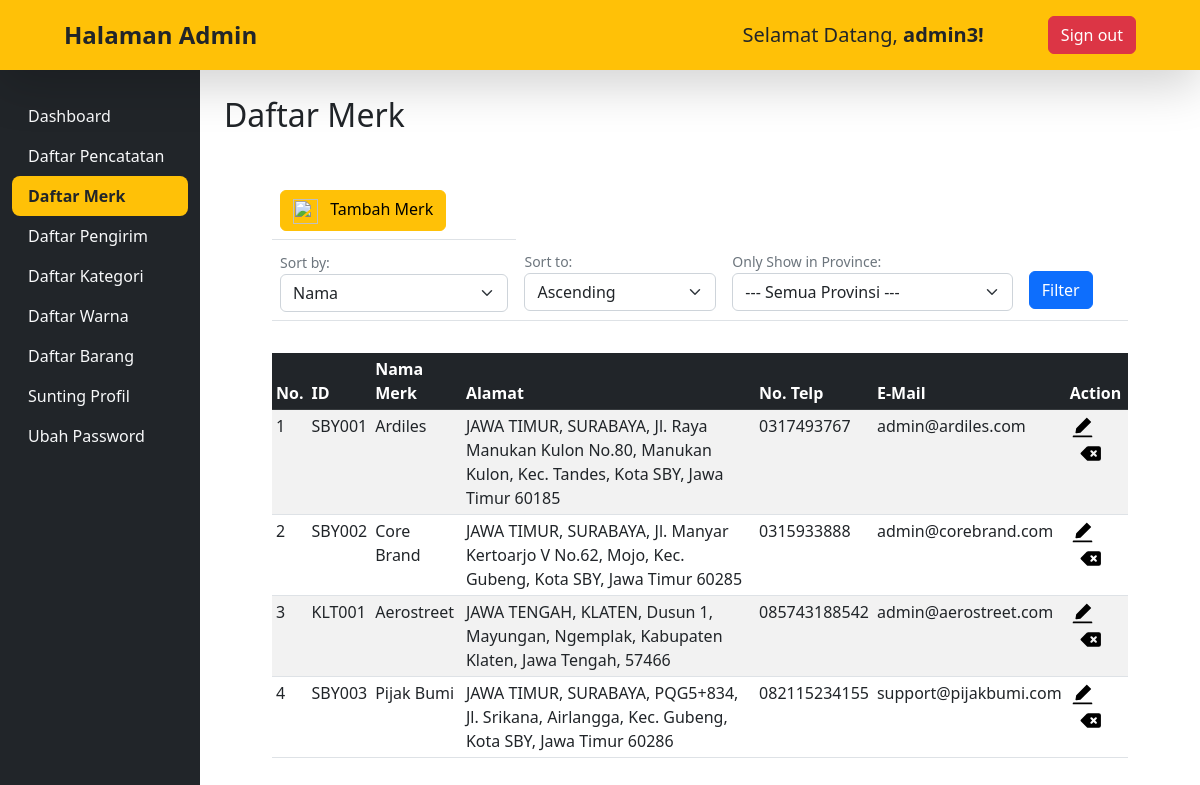
Screenshot of /admin/merk.php (signed in) with the database file from the repository.
### tables this page shows
CREATE TABLE [KOTA/KAB] (
    ID_KOTA     CHAR (3)     NOT NULL,
    ID_PROVINSI CHAR (3)     NOT NULL,
    NAMA_KOTA   VARCHAR (30) NOT NULL,
    PRIMARY KEY (
        ID_KOTA
    ),
    FOREIGN KEY (
        ID_PROVINSI
    )
    REFERENCES PROVINSI (ID_PROVINSI) ON DELETE RESTRICT
                                      ON UPDATE RESTRICT
);

### function.php (called while the page is built, shortened)
<?php
$db = new SQLite3($_SERVER['DOCUMENT_ROOT']."/gudang sepatu.db");
function getData($data){
    global $db;
    $result = $db->query($data);
    $rows = [];
    while($row = $result->fetchArray()){
        $rows[] = $row;
    };
    return $rows;
}
?>

### admin/merk.php (the view, shortened to what this page needs)
<?php
require '../function.php';
if (isset($_GET['filterby']) and $_GET['filterby'] != "") {
	$filterby = $_GET['filterby'];
	$sortby = $_GET['sortby'];
	$sortto = $_GET['sortto'];
	$data = getData("SELECT MERK.ID_MERK, MERK.NAMA_MERK, MERK.NOTELP_MERK, MERK.EMAIL_MERK, MERK.ALAMAT, 'KOTA/KAB'.NAMA_KOTA, PROVINSI.ID_PROVINSI, PROVINSI.NAMA_PROVINSI FROM MERK JOIN 'KOTA/KAB' ON MERK.ID_KOTA = 'KOTA/KAB'.ID_KOTA JOIN PROVINSI ON 'KOTA/KAB'.ID_PROVINSI = PROVINSI.ID_PROVINSI WHERE PROVINSI.ID_PROVINSI = '$filterby' ORDER BY $sortby $sortto");
} else {
	$data = getData("SELECT MERK.ID_MERK, MERK.NAMA_MERK, MERK.NOTELP_MERK, MERK.EMAIL_MERK, MERK.ALAMAT, 'KOTA/KAB'.NAMA_KOTA, PROVINSI.ID_PROVINSI, PROVINSI.NAMA_PROVINSI FROM MERK JOIN 'KOTA/KAB' ON MERK.ID_KOTA = 'KOTA/KAB'.ID_KOTA JOIN PROVINSI ON 'KOTA/KAB'.ID_PROVINSI = PROVINSI.ID_PROVINSI");
}
?>
<!DOCTYPE html>
<html>
<head>
	<link href="../assets/css/bootstrap.min.css" rel="stylesheet">
</head>
<body>
	<header class="navbar fixed-top bg-warning flex-md-nowrap shadow-lg py-2">
		<p class="navbar-brand col-md-3 col-lg-2 me-0 px-3 fs-4 text-dark fw-bold my-auto ms-5">Halaman Admin</p>
  		<div class="nav">
    		<span class="nav-item text-nowrap my-auto fs-5">Selamat Datang, <b><?php echo $_SESSION['username'] ?>!</b></span>
    		<div class="nav-item text-nowrap">
      			<a class="nav-link mx-5" href="logout.php"><button class="btn btn-danger">Sign out</button></a>
    		</div>
  		</div>
	</header>
	<div class="container-fluid">
	  <div class="row">
	    <nav id="sidebarMenu" class="col-md-3 col-lg-2 d-md-block bg-dark sidebar collapse">
	      <div class="position-sticky pt-3 sidebar-sticky pt-5">
	        <ul class="nav flex-column mt-5">
	          <li class="nav-item">
	            <a class="nav-link text-light" href="dashboard.php">
	              Dashboard
	            </a>
	          </li>
	          <li class="nav-item">
	            <a class="nav-link text-light" href="pencatatan.php">
	              Daftar Pencatatan
	            </a>
	          </li>
	          <li class="nav-item">
	            <a class="nav-link active text-dark fw-bold rounded-3 bg-warning" aria-current="page" href="merk.php">
	              Daftar Merk
	            </a>
	          </li>
	          <li class="nav-item">
	            <a class="nav-link text-light" href="pengirim.php">
	              Daftar Pengirim
	            </a>
	          </li>
	          <li class="nav-item">
	            <a class="nav-link text-light" href="kategori.php">
	              Daftar Kategori
	            </a>
	          </li>
	          <li class="nav-item">
	            <a class="nav-link text-light" href="warna.php">
	              Daftar Warna
	            </a>
	          </li>
	          <li class="nav-item">
	            <a class="nav-link text-light" href="barang.php">
	              Daftar Barang
	            </a>
	          </li>
	          <li class="nav-item">
	            <a class="nav-link text-light" href="profil.php">
	              Sunting Profil
	            </a>
	          </li>
	          <li class="nav-item">
	            <a class="nav-link text-light" href="password.php">
	              Ubah Password
	            </a>
	          </li>
	        </ul>
	      </div>
	    </nav>
	    <main class="col-md-9 ms-sm-auto col-lg-10 px-md-4 pt-5">
	      	<h1 class="h2 my-5">Daftar Merk</h1>
			<div class="table-responsive mx-5">
					<table class="table">
						<tr>
							<td>
								<a href="tambahMerk.php"><button class="btn btn-warning ">
									<img src="../assets/img/add-icon.svg" width="25px" height="25px" class="me-2"> Tambah Merk</button>
								</a>
							</td>
						</tr>
						<form action="merk.php" method="get">
						<tr>
							<td>
								<label for="sortby" class="form-text">Sort by: </label>
								<select name="sortby" id="sortby" class="form-select">
									<option value="MERK.NAMA_MERK">Nama</option>
								</select>
							</td>
							<td>
								<label for="sortto" class="form-text">Sort to: </label>
								<select name="sortto" id="sortto" class="form-select">
									<option value="ASC">Ascending</option>
								</select>
							</td>
							<td>
								<label for="filterby" class="form-text">Only Show in Province:</label>
								<select name="filterby" id="filterby" class="form-select">
									<option value="">--- Semua Provinsi ---</option>
								</select>
							</td>
							<td>
								<input type="submit" name="asd" value="Filter" class="btn btn-primary mt-4">
							</td>
						</tr>
					</table>
			</div>
	      	<div class="table-responsive mx-5 mt-3">
	        	<table class="table table-striped table-sm">
		        <thead>
		            <tr>
			            <th scope="col" class="table-dark">No.</th>
			            <th scope="col" class="table-dark">ID</th>
			            <th scope="col" class="table-dark">Nama Merk</th>
			            <th scope="col" class="table-dark">Alamat</th>
			            <th scope="col" class="table-dark">No. Telp</th>
			            <th scope="col" class="table-dark">E-Mail</th>
			            <th scope="col" class="table-dark">Action</th>
		            </tr>
		        </thead>
		        <tbody>
				<?php $i = 1; ?>
					<?php foreach($data as $row) :?>
		            <tr>
						<td><?= $i ?></td>
			            <td><?= $row['ID_MERK'] ?></td>
			            <td><?= $row['NAMA_MERK'] ?></td>
			            <td><?= $row['NAMA_PROVINSI']. ", " .$row['NAMA_KOTA'].", ".$row['ALAMAT'] ?></td>
			            <td><?= $row['NOTELP_MERK'] ?></td>
			            <td><?= $row['EMAIL_MERK'] ?></td>
			            <td>
			              	<a href="editMerk.php?id_merk=<?= $row['ID_MERK'] ?>" title="Sunting Data"><img alt="Sunting Data" src="../assets/img/edit3-icon.svg" width="25px" height="25px"></img></a>
			              	<a href="deleteMerk.php?id_merk=<?= $row['ID_MERK'] ?>" onClick="return confirm('Hapus Merk ini?')" title="Hapus Data"><img alt="Hapus Data" src="../assets/img/delete2-icon.svg" width="25px" height="25px" class="ms-2"></img></a>
			            </td>
		            </tr>
					<?php $i++ ?>
					<?php endforeach ?>
		          </tbody>
	        </table>
	      </div>
	    </main>
	  </div>
	</div>
</body>
</html>

### admin/merk.php (style rules this page uses)
.sidebar { height: 100vh; position: fixed; }

### rows the page displays
kota/kab: ID_MERK "SBY001", NAMA_MERK "Ardiles", NAMA_PROVINSI "JAWA TIMUR", NAMA_KOTA "SURABAYA", ALAMAT "Jl. Raya Manukan Kulon No.80, Manukan Kulon, Kec. Tandes, Kota SBY, Jawa Timur 60185", NOTELP_MERK "0317493767", EMAIL_MERK "admin@ardiles.com", ID_MERK "SBY002", NAMA_MERK "Core Brand", ALAMAT "Jl. Manyar Kertoarjo V No.62, Mojo, Kec. Gubeng, Kota SBY, Jawa Timur 60285", NOTELP_MERK "0315933888", EMAIL_MERK "admin@corebrand.com", ID_MERK "SBY003", NAMA_MERK "Pijak Bumi", ALAMAT "PQG5+834, Jl. Srikana, Airlangga, Kec. Gubeng, Kota SBY, Jawa Timur 60286", NOTELP_MERK "082115234155", EMAIL_MERK "support@pijakbumi.com"
kota/kab: ID_MERK "KLT001", NAMA_MERK "Aerostreet", NAMA_PROVINSI "JAWA TENGAH", NAMA_KOTA "KLATEN", ALAMAT "Dusun 1, Mayungan, Ngemplak, Kabupaten Klaten, Jawa Tengah, 57466", NOTELP_MERK "085743188542", EMAIL_MERK "admin@aerostreet.com"

### other values shown
$_SESSION['username'] "admin3"
